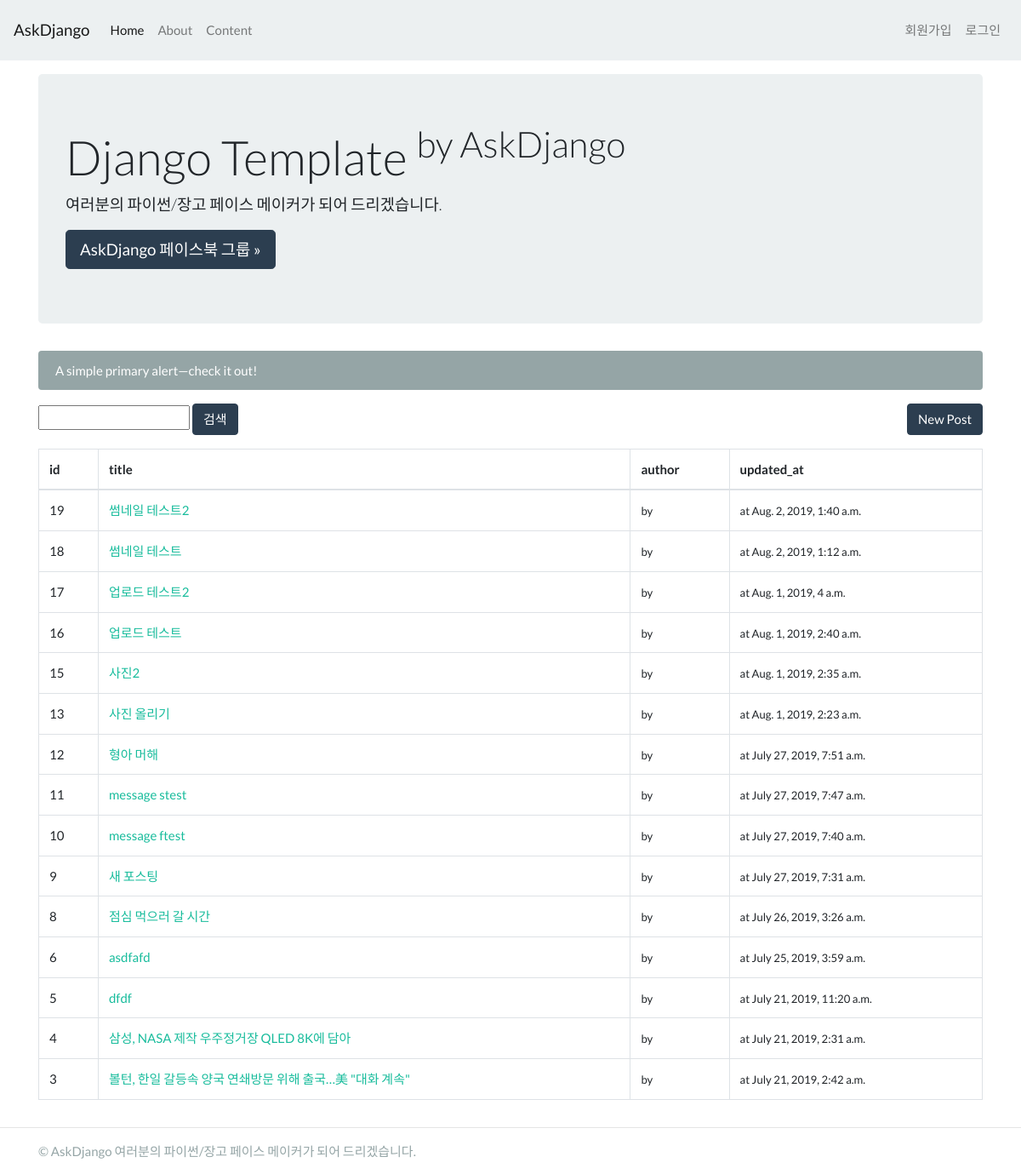
Before: /blog/ with the older database file.
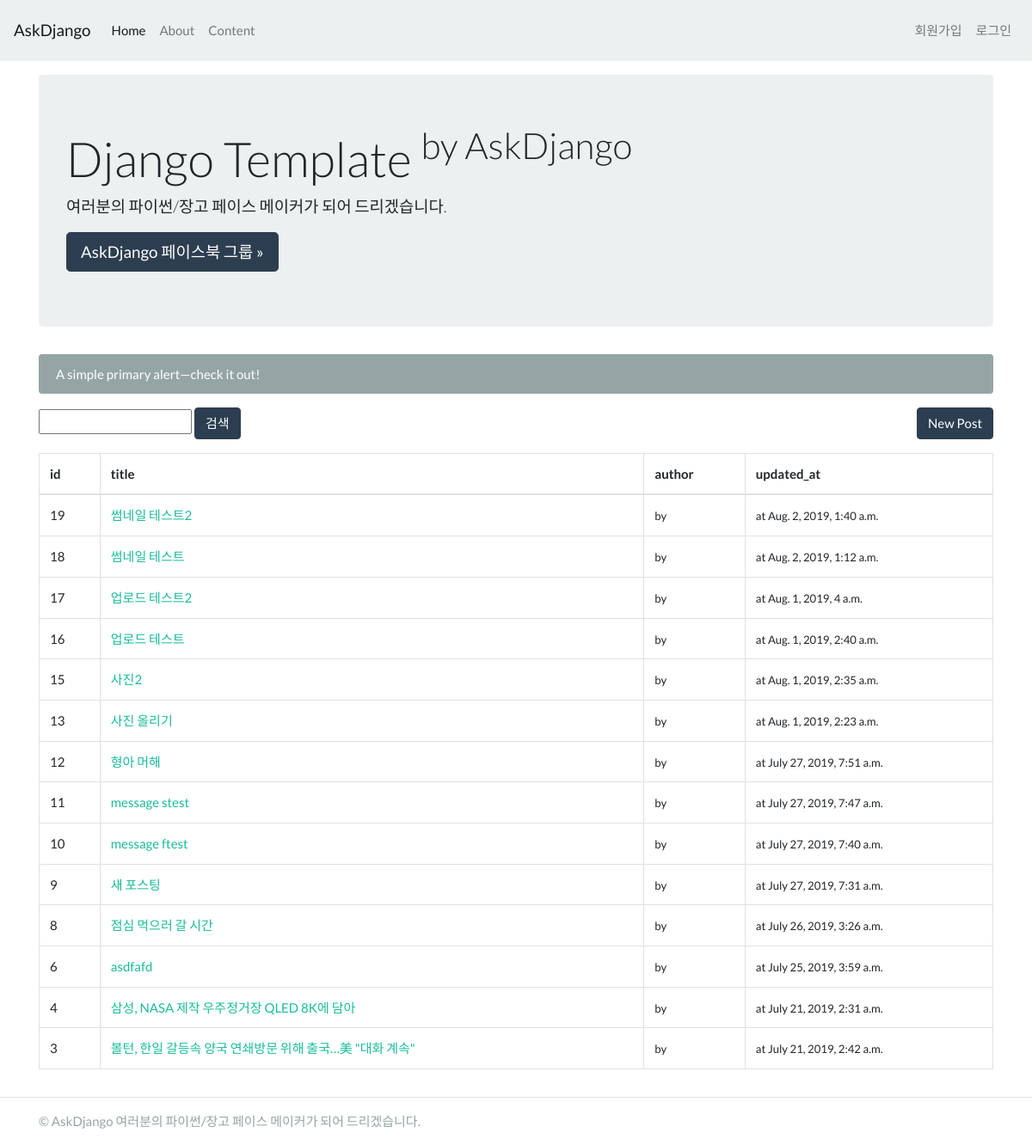
After: the same page with the newer database file.
### blog/models.py (models this page shows, shortened)
class Post(models.Model):
    STATUS_CHOICES = (
        ('d', 'Draft'),
        ('p', 'Published'),
        ('w', 'Withdrawn'),
    )
    user = models.ForeignKey(settings.AUTH_USER_MODEL, on_delete=models.CASCADE)
    title = models.CharField(max_length=100, verbose_name='제목',
        help_text='포스팅 제목을 입력해주세요. 최대 100자 내외.') #길이 제한 있는 문자열
    content = models.TextField(verbose_name='내용') #길이 제한 없는 문자열
    photo = ProcessedImageField(blank=True, upload_to='blog/post/%Y/%m/%d',
                                processors=[Thumbnail(300, 300)],
                                format='JPEG',
                                options={'quality': 60}) #업로드 파일을 디렉토리별 시간대별로 관리함
    tags = models.CharField(max_length=100, blank=True)
    lnglat = models.CharField(max_length=50, blank=True, help_text='경도/위도 포맷으로 입력',
        validators=[lnglat_validator],
        )
    status = models.CharField(max_length=1, choices=STATUS_CHOICES)
    tag_set = models.ManyToManyField('Tag', blank=True) #같은 app내에 있는 클래스를 지정할때 클래스가 뒤에서 지정되어도 ''으로 지정가능
    created_at = models.DateTimeField(auto_now_add=True)
    updated_at = models.DateTimeField(auto_now=True)
    class Meta:
        ordering = ['-id'] #'-'붙이면 내림차순 정렬(최근 것부터 보여줌)

### blog/views.py (the view)
# urls.py: path('', views.post_list, name='post_list'),
def post_list(request):
    qs = Post.objects.all()
    q = request.GET.get('q', '') #q가 있으면 가져오고 없으면 빈 문자열
    if q:
        qs = qs.filter(title__icontains=q)
    return render(request, 'blog/post_list.html',{
        'post_list':qs
    })

### blog/templates/blog/post_list.html
{% extends "blog/layout.html" %}
{% block content %}
    <div class="container">
        <div class="row">
            <div class="col-sm-12">
                    <div class="jumbotron mt-3">
                        <h1 class="display-4">Django Template <sup>by AskDjango</sup></h1>
                        <p class="lead">여러분의 파이썬/장고 페이스 메이커가 되어 드리겠습니다.</p>
                        <a class="btn btn-primary btn-lg" href="#" role="button">AskDjango 페이스북 그룹 &raquo;</a>
                    </div>
                <div class="alert alert-secondary" role="alert">
                    A simple primary alert—check it out!
                </div>
                <div class="search_bar d-flex justify-content-between mb-3">
                    <form action="" method="get">
                        <input type="text" name="q" value="{{ q }}"/>
                        <input type="submit" value="검색" class="btn btn-primary"/>
                    </form>
                    <a href="{% url "blog:post_new" %}" class="btn btn-primary">New Post</a>
                </div>
                <table class="table table-hover table-bordered">
                    <thead>
                        <tr>
                            <th>id</th>
                            <th>title</th>
                            <th>author</th>
                            <th>updated_at</th>
                        </tr>
                    </thead>
                    <tbody>
                    {% for post in post_list %}
                        <tr>
                            <td>{{ post.id }}</td>
                            <td><a href="{% url "blog:post_detail" post.id %}">
                                {{ post.title }}</a></td>
                            <td>
                                <small>by{{ post.author }}</small>
                            </td>
                            <td>
                                <small>at {{ post.updated_at }}</small>
                            </td>
                        </tr>
                    {% endfor %}
                    </tbody>
                </table>
            </div>
        </div>
    </div>
{% endblock %}

### blog/templates/blog/layout.html (shortened to what this page needs)
{% extends "layout.html" %}

### practice1/templates/layout.html (shortened to what this page needs)
<!DOCTYPE html>
<html lang="en">
<head>
    <link rel="stylesheet" href="https://stackpath.bootstrapcdn.com/bootswatch/4.3.1/flatly/bootstrap.min.css">
</head>
<body>
<nav class="navbar navbar-expand-lg navbar-light bg-light">
    <a class="navbar-brand" href="#">AskDjango</a>
    <div class="collapse navbar-collapse d-flex justify-content-between" id="navbarNav">
        <ul class="navbar-nav">
            <li class="nav-item active">
                <a class="nav-link" href="{% url "root" %}">Home <span class="sr-only">(current)</span></a>
            </li>
            <li class="nav-item">
                <a class="nav-link" href="#">About</a>
            </li>
            <li class="nav-item">
                <a class="nav-link" href="#">Content</a>
            </li>
        </ul>
        <ul class="navbar-nav">
            {% if not user.is_authenticated %}
            <li class="nav-item">
                <a class="nav-link" href="{% url "accounts:signup" %}">회원가입</a>
            </li>
            <li class="nav-item">
                <a class="nav-link" href="{% url "accounts:login" %}?next={{ request.path }}">로그인</a>
            </li>
            {% endif %}
        </ul>
    </div>
</nav>
{% block content %}
{% endblock %}
<hr>
<div id="page-footer">
    <div class="container">
        <p class="text-muted">
            &copy; AskDjango
            여러분의 파이썬/장고 페이스 메이커가 되어 드리겠습니다.
        </p>
    </div>
</div>
</body>
</html>

Changed rows visible on the page:
removed Post: id "5", title "dfdf", updated_at "July 21, 2019, 11:20 a.m."
